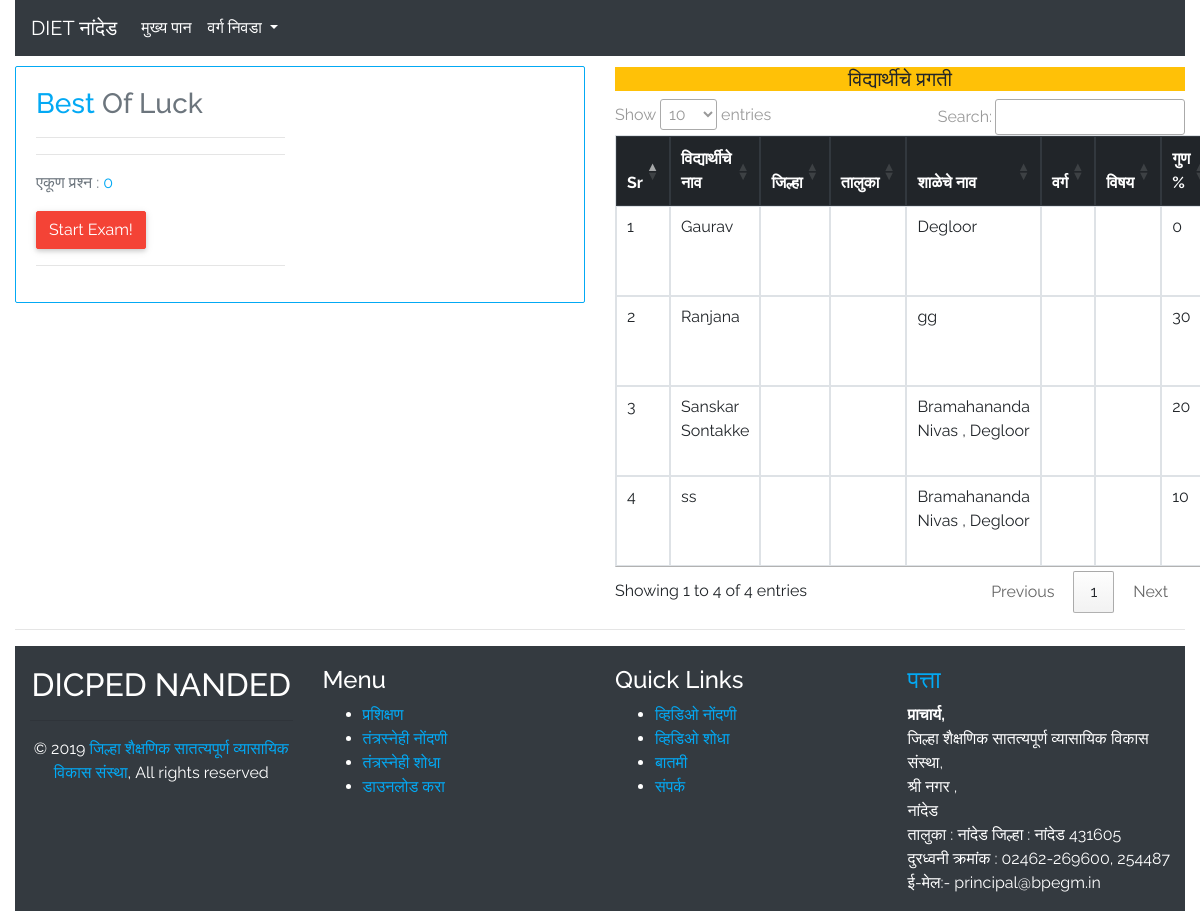
The app's page /exam/s-index.php with its own data.
### tables this page shows
CREATE TABLE `registration` (
  `id` int(10) NOT NULL,
  `name` varchar(255) NOT NULL,
  `mobile` varchar(255) NOT NULL,
  `address` varchar(255) NOT NULL,
  `date` timestamp NOT NULL DEFAULT CURRENT_TIMESTAMP ON UPDATE CURRENT_TIMESTAMP,
  `marks` varchar(255) NOT NULL,
  `class` varchar(255) NOT NULL,
  `subject` varchar(255) NOT NULL,
  `district` varchar(255) NOT NULL,
  `taluka` varchar(255) NOT NULL
);

### exam/inc/list.php (the view, shortened to what this page needs)
<h5 class="bg-warning text-center">विद्यार्थीचे प्रगती </h5>
<table class="table table-bordered table-condensed ">
    <thead class="thead-dark">
        <tr>
            <th>Sr</th>
            <th>विद्यार्थीचे नाव</th>
            <th>जिल्हा </th>
            <th>तालुका </th>
            <th>शाळेचे नाव</th>
            <th>वर्ग </th>
            <th>विषय </th>
            <th> गुण %</th>
        </tr>
    </thead>
    <?php
        $get_result = "SELECT * FROM registration ORDER BY id DESC";
        $run_result = mysqli_query($con,$get_result);
        $sr = 0;
        while($row_result=mysqli_fetch_array($run_result)){
        $name = $row_result['name'];
        $address = $row_result['address'];
        $marks = $row_result['marks'];
        $class = $row_result['class'];
        $subject = $row_result['subject'];
        $district = $row_result['district'];
        $taluka = $row_result['taluka'];
        $get_dist = "SELECT * FROM district WHERE id = '$district' ";
        $run_dist = mysqli_query($con,$get_dist);
        $row_dist=mysqli_fetch_array($run_dist);
        $dist_name = $row_dist['dist_name'];
            $sr++;
        ?>
    <tr>
        <td><?php echo $sr;?></td>
        <td><?php echo $name;?></td>
        <td><?php echo $dist_name;?></td>
        <td><?php echo $taluka;?></td>
        <td><?php echo $address;?></td>
        <td><?php echo $class;?></td>
        <td><?php echo $subject;?></td>
        <td><?php echo $marks;?></td>
    </tr>
    <?php } ?>
</table>

### exam/inc/top.php (shortened to what this page needs)
<!DOCTYPE html>
<html lang="en">
<head>
    <link rel="stylesheet" href="https://maxcdn.bootstrapcdn.com/bootstrap/4.0.0/css/bootstrap.min.css">
    <link href="css/custom.css" rel="stylesheet">
    <link href="bpp/bpp.min.css" rel="stylesheet">
    <link href="https://stackpath.bootstrapcdn.com/font-awesome/4.7.0/css/font-awesome.min.css" rel="stylesheet">
    <link href="https://cdn.datatables.net/1.10.20/css/jquery.dataTables.min.css" rel="stylesheet">
</head>
<body>

### exam/s-index.php (shortened to what this page needs)
<?php
include('inc/top.php');
$query = "SELECT * FROM questions WHERE exam_id = '$exam_id'";
$result = mysqli_query($con,$query);
$q = mysqli_num_rows($result);
?>
<div class="container-fluid">
    <div class="row">
        <div class="col-lg-12">
            <?php include('inc/nav.php'); ?>
        </div>
    </div>
    <div class="row" style="margin-top:10px;">
        <div class="col-md-6">
            <div class="row">
                <div class="col-md-12">
                    <div class="card  border border-primary text-primary">
                        <div class="card-body">
                            <div class="row">
                                <div class="col-md-6">
                                    <h3 class="card-title">Best <span class="text-muted">Of Luck</span></h3>
                                    <hr>
                                    <hr>
                                    <p><span class="text-muted">एकूण  प्रश्न  :</span>
                                        <?php echo $q ;?>
                                    </p>
                                    <a href="s-question.php?n=1&exam_id=<?php echo $exam_id?>" class="btn btn-danger final" id="btn">Start Exam!</a>
                                    <hr>
                                </div>
                                <div class="col-md-6">
                                </div>
                            </div>
                        </div>
                    </div>
                </div>
            </div>
        </div>
        <div class="col-md-6 table-responsive">
              <div class="row">
                    <div class="col-md-12">
                    </div>
                </div>
               <?php include('inc/list.php');?>
            </div>
    </div>
    <hr>
    <div class="container-fluid">
        <div class="row bg-dark" style="padding-top:20px;">
            <?php include('inc/footer.php');?>
        </div>
    </div>

### exam/inc/nav.php (shortened to what this page needs)
<nav class="navbar navbar-expand-lg navbar-dark bg-dark">
    <a class="navbar-brand" href="index.php">DIET नांदेड</a>
    <div class="collapse navbar-collapse" id="navbar">
        <ul class="navbar-nav mr-auto">
            <li class="nav-item ">
                <a class="nav-link" href="home.php">मुख्य पान <span class="sr-only">(current)</span></a>
            </li>
            <li class="nav-item dropdown">
                <a class="nav-link dropdown-toggle" href="#" id="navbarDropdown" data-toggle="dropdown">
                    वर्ग निवडा
                </a>
            </li>
        </ul>
    </div>
</nav>

### exam/inc/footer.php (shortened to what this page needs)
<div class="col-md-3 text-white">
    <h2 class="text-center">DICPED NANDED </h2>
    <hr>
    <p class="text-center">© 2019 <a href="www.vinaycomputers.in">जिल्हा शैक्षणिक सातत्यपूर्ण व्यासायिक विकास संस्था</a>, All rights reserved</p>
</div>
<div class="col-md-3">
    <h4 class="text-white">Menu</h4>
    <ul class="text-white">
        <li><a href="../training.php">प्रशिक्षण </a></li>
        <li><a href="../addtechsavy.php">तंत्रस्नेही नोंदणी</a></li>
        <li><a href="../searchtechnoteacherinnanded.php">तंत्रस्नेही शोधा</a></li>
        <li><a href="../download.php">डाउनलोड करा</a></li>
    </ul>
</div>
<div class="col-md-3">
    <h4 class="text-white">Quick Links</h4>
    <ul class="text-white">
        <li><a href="../addvideo.php">व्हिडिओ नोंदणी</a></li>
        <li><a href="../viewvideo.php">व्हिडिओ शोधा</a></li>
        <li><a href="../viewpost.php">बातमी</a></li>
        <li><a href="../contact-us.php">संपर्क </a></li>
    </ul>
</div>
<div class="col-md-3 text-white">
    <address>
        <h4 class="text-primary">पत्ता </h4>
        <b>प्राचार्य,</b><br>
        जिल्हा शैक्षणिक सातत्यपूर्ण व्यासायिक विकास संस्था, <br>
        श्री नगर ,<br>
        नांदेड<br>
        तालुका : नांदेड जिल्हा : नांदेड 431605<br>
        दुरध्वनी क्रमांक : 02462-269600, 254487<br>
        ई-मेल:- principal@bpegm.in<br>
    </address>
</div>

### exam/inc/top.php (style rules this page uses)
body { font-family: 'Raleway', sans-serif; }

### records on screen
registration: name "Gaurav", address "Degloor", marks "0"
registration: name "Ranjana", address "gg", marks "30"
registration: name "Sanskar Sontakke", address "Bramahananda Nivas , Degloor", marks "20"
registration: name "ss", address "Bramahananda Nivas , Degloor", marks "10"

### other values on screen
$q "0"
